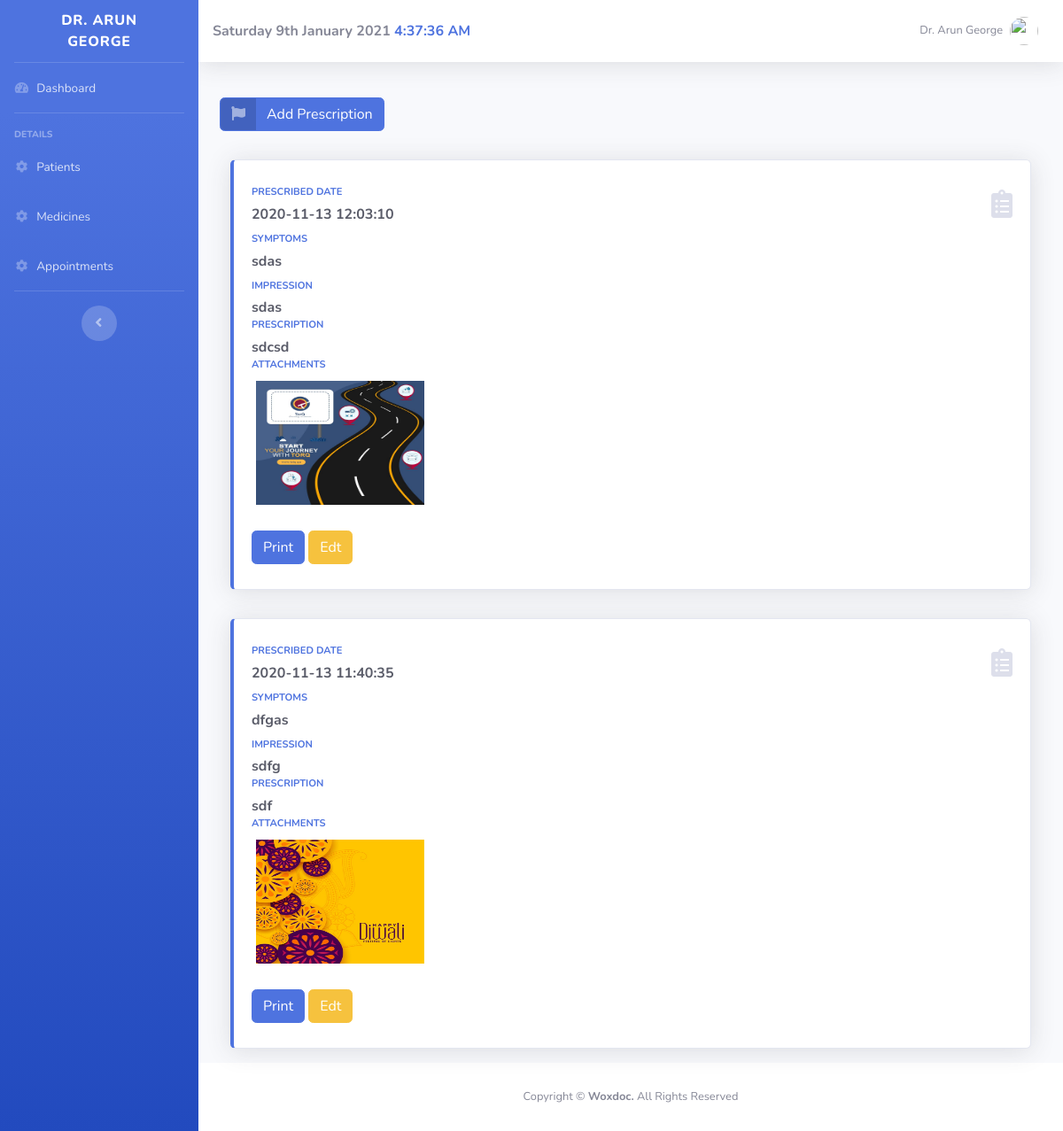
Page /prescription.php?id=38 (signed in) on the committed database.
### tables this page shows
CREATE TABLE `prescription` (
  `prescription_id` int(11) NOT NULL,
  `patientlist_id` int(11) NOT NULL,
  `prescriped_date` timestamp NOT NULL DEFAULT current_timestamp(),
  `symptoms` varchar(50) NOT NULL,
  `prescription` varchar(100) NOT NULL,
  `Impression` varchar(50) NOT NULL,
  `id` int(10) NOT NULL
);

### prescription.php (the view, shortened to what this page needs)
<?php
$status = '0';
?>
<?php
$id = $_GET['id'];
?>
<!DOCTYPE html>
<html lang="en">
<head>
  <link href="vendor/fontawesome-free/css/all.min.css" rel="stylesheet" type="text/css">
  <link href="css/sb-admin-2.min.css" rel="stylesheet">
</head>
<body id="page-top" onload=display_c();>
  <?php include 'header.php'; ?>
  <div class="container-fluid">
    <div class="col-xl-12 col-md-12 mb-12s">
      <div class="row py-3">
        <?php
        if($status=='0')
        {
          echo ' <a href="#" class="btn btn-primary btn-icon-split" href="#" data-toggle="modal" data-target="#add_prescription">
          <span class="icon text-white-50">
            <i class="fas fa-flag"></i>
          </span>
          <span class="text">Add Prescription</span>
        </a>';
        }
        ?>
      </div>
    </div>
    <?php
    require_once 'config.php';
    $query = "SELECT  * FROM prescription where patientlist_id = '" . $id . "' ORDER BY prescriped_date DESC";
    $result = mysqli_query($link, $query);
    if ($result->num_rows > 0) {
      while ($row = $result->fetch_assoc()) {
        $pres_id  = $row["prescription_id"];
        $pres_date   = $row["prescriped_date"];
        $symptoms    = $row["symptoms"];
        $pres    = $row["prescription"];
        $impres     = $row["Impression"];
    ?>
        <div class="col-xl-12 col-md-12 mb-12 py-3">
          <div class="card border-left-primary shadow h-100 py-2">
            <div class="card-body">
              <div class="row no-gutters align-items-center mb-2">
                <div class="col mr-2">
                  <div class="text-xs font-weight-bold text-primary text-uppercase mb-1">Prescribed Date </div>
                  <div class="mb-0 font-weight-bold text-gray-800"><?php echo $pres_date; ?></div>
                </div>
                <div class="col-auto">
                  <i class="fas fa-clipboard-list fa-2x text-gray-300"></i>
                </div>
              </div>
              <div class="row no-gutters align-items-center mb-2">
                <div class="col mr-2">
                  <div class="text-xs font-weight-bold text-primary text-uppercase mb-1">Symptoms </div>
                  <div class=" mb-0 font-weight-bold text-gray-800"><?php echo $symptoms; ?></div>
                </div>
              </div>
              <div class="row no-gutters align-items-center">
                <div class="col mr-2">
                  <div class="text-xs font-weight-bold text-primary text-uppercase mb-1">Impression </div>
                  <div class=" mb-0 font-weight-bold text-gray-800"><?php echo $impres; ?></div>
                </div>
              </div>
              <div class="row no-gutters align-items-center">
                <div class="col mr-2">
                  <div class="text-xs font-weight-bold text-primary text-uppercase mb-1">Prescription </div>
                  <div class=" mb-0 font-weight-bold text-gray-800"><?php echo $pres; ?></div>
                </div>
              </div>
              <div class="row no-gutters align-items-center">
                <div class="col mr-2">
                  <div class="text-xs font-weight-bold text-primary text-uppercase mb-1">Attachments </div>
                  <div class=" mb-0 font-weight-bold text-gray-800">
                    <?php
                    $fpath = "./img/" . $row['prescription_id'] . ".*";
                    echo "<td style='color:black'>";
                    foreach (glob($fpath) as $fname) {
                      echo "<img src='" . $fname . "' width='200' height='150' style='border-color:white; border-style: solid dashed; border-width:5px;'></a>";
                    }
                    ?>
                  </div>
                </div>
              </div>
              <br>
              <div class="row no-gutters align-items-center">
                <div class="col mr-2">
                  <a class="btn btn-primary" href="fpdf/toPDF.php?id=<?php echo $pres_id; ?>">Print</a>
                  <a class="btn btn-warning" href="edit_prescription.php?id=<?php echo $pres_id; ?>&&patient_id=<?php echo $id; ?>">Edt</a>
                </div>
              </div>
            </div>
          </div>
        </div>
    <?php
      }
    } else {
      echo ("No records");
    }
    ?>
  </div>
  </div>
  <?php include 'footer.php'; ?>
  </div>
  </div>
</body>
</html>

### rows in the picture
prescription: prescriped_date "2020-11-13 12:03:10", symptoms "sdas", Impression "sdas", prescription "sdcsd", shows a picture
prescription: prescriped_date "2020-11-13 11:40:35", symptoms "dfgas", Impression "sdfg", prescription "sdf", shows a picture

### other values in the picture
$_SESSION["username"] "DR. ARUN GEORGE"
$_SESSION["username"] "Dr. Arun George"
